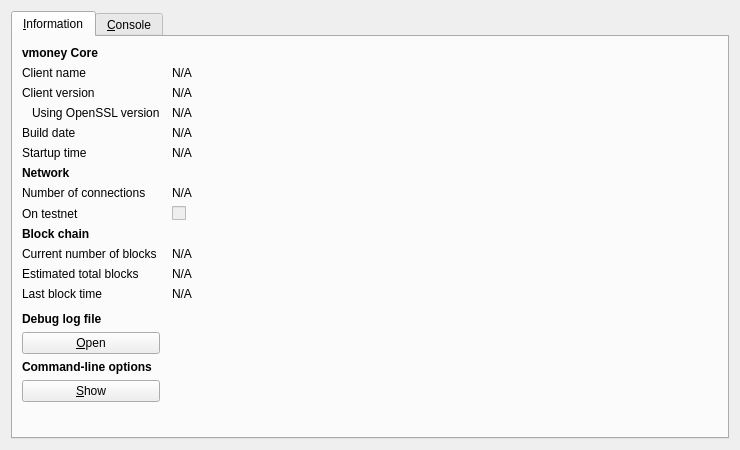
<?xml version="1.0" encoding="UTF-8"?>
<ui version="4.0">
 <class>RPCConsole</class>
 <widget class="QDialog" name="RPCConsole">
  <property name="geometry">
   <rect>
    <x>0</x>
    <y>0</y>
    <width>740</width>
    <height>450</height>
   </rect>
  </property>
  <property name="windowTitle">
   <string>vmoney - Debug window</string>
  </property>
  <layout class="QVBoxLayout" name="verticalLayout_2">
   <item>
    <widget class="QTabWidget" name="tabWidget">
     <property name="currentIndex">
      <number>0</number>
     </property>
     <widget class="QWidget" name="tab_info">
      <attribute name="title">
       <string>&amp;Information</string>
      </attribute>
      <layout class="QGridLayout" name="gridLayout" columnstretch="0,1">
       <property name="horizontalSpacing">
        <number>12</number>
       </property>
       <item row="0" column="0">
        <widget class="QLabel" name="label_9">
         <property name="font">
          <font>
           <weight>75</weight>
           <bold>true</bold>
          </font>
         </property>
         <property name="text">
          <string>vmoney Core</string>
         </property>
        </widget>
       </item>
       <item row="1" column="0">
        <widget class="QLabel" name="label_5">
         <property name="text">
          <string>Client name</string>
         </property>
        </widget>
       </item>
       <item row="1" column="1">
        <widget class="QLabel" name="clientName">
         <property name="cursor">
          <cursorShape>IBeamCursor</cursorShape>
         </property>
         <property name="text">
          <string>N/A</string>
         </property>
         <property name="textFormat">
          <enum>Qt::PlainText</enum>
         </property>
         <property name="textInteractionFlags">
          <set>Qt::LinksAccessibleByMouse|Qt::TextSelectableByKeyboard|Qt::TextSelectableByMouse</set>
         </property>
        </widget>
       </item>
       <item row="2" column="0">
        <widget class="QLabel" name="label_6">
         <property name="text">
          <string>Client version</string>
         </property>
        </widget>
       </item>
       <item row="2" column="1">
        <widget class="QLabel" name="clientVersion">
         <property name="cursor">
          <cursorShape>IBeamCursor</cursorShape>
         </property>
         <property name="text">
          <string>N/A</string>
         </property>
         <property name="textFormat">
          <enum>Qt::PlainText</enum>
         </property>
         <property name="textInteractionFlags">
          <set>Qt::LinksAccessibleByMouse|Qt::TextSelectableByKeyboard|Qt::TextSelectableByMouse</set>
         </property>
        </widget>
       </item>
       <item row="3" column="0">
        <widget class="QLabel" name="label_14">
         <property name="text">
          <string>Using OpenSSL version</string>
         </property>
         <property name="indent">
          <number>10</number>
         </property>
        </widget>
       </item>
       <item row="3" column="1">
        <widget class="QLabel" name="openSSLVersion">
         <property name="cursor">
          <cursorShape>IBeamCursor</cursorShape>
         </property>
         <property name="text">
          <string>N/A</string>
         </property>
         <property name="textFormat">
          <enum>Qt::PlainText</enum>
         </property>
         <property name="textInteractionFlags">
          <set>Qt::LinksAccessibleByMouse|Qt::TextSelectableByKeyboard|Qt::TextSelectableByMouse</set>
         </property>
        </widget>
       </item>
       <item row="4" column="0">
        <widget class="QLabel" name="label_12">
         <property name="text">
          <string>Build date</string>
         </property>
        </widget>
       </item>
       <item row="4" column="1">
        <widget class="QLabel" name="buildDate">
         <property name="cursor">
          <cursorShape>IBeamCursor</cursorShape>
         </property>
         <property name="text">
          <string>N/A</string>
         </property>
         <property name="textFormat">
          <enum>Qt::PlainText</enum>
         </property>
         <property name="textInteractionFlags">
          <set>Qt::LinksAccessibleByMouse|Qt::TextSelectableByKeyboard|Qt::TextSelectableByMouse</set>
         </property>
        </widget>
       </item>
       <item row="5" column="0">
        <widget class="QLabel" name="label_13">
         <property name="text">
          <string>Startup time</string>
         </property>
        </widget>
       </item>
       <item row="5" column="1">
        <widget class="QLabel" name="startupTime">
         <property name="cursor">
          <cursorShape>IBeamCursor</cursorShape>
         </property>
         <property name="text">
          <string>N/A</string>
         </property>
         <property name="textFormat">
          <enum>Qt::PlainText</enum>
         </property>
         <property name="textInteractionFlags">
          <set>Qt::LinksAccessibleByMouse|Qt::TextSelectableByKeyboard|Qt::TextSelectableByMouse</set>
         </property>
        </widget>
       </item>
       <item row="6" column="0">
        <widget class="QLabel" name="label_11">
         <property name="font">
          <font>
           <weight>75</weight>
           <bold>true</bold>
          </font>
         </property>
         <property name="text">
          <string>Network</string>
         </property>
        </widget>
       </item>
       <item row="7" column="0">
        <widget class="QLabel" name="label_7">
         <property name="text">
          <string>Number of connections</string>
         </property>
        </widget>
       </item>
       <item row="7" column="1">
        <widget class="QLabel" name="numberOfConnections">
         <property name="cursor">
          <cursorShape>IBeamCursor</cursorShape>
         </property>
         <property name="text">
          <string>N/A</string>
         </property>
         <property name="textFormat">
          <enum>Qt::PlainText</enum>
         </property>
         <property name="textInteractionFlags">
          <set>Qt::LinksAccessibleByMouse|Qt::TextSelectableByKeyboard|Qt::TextSelectableByMouse</set>
         </property>
        </widget>
       </item>
       <item row="8" column="0">
        <widget class="QLabel" name="label_8">
         <property name="text">
          <string>On testnet</string>
         </property>
        </widget>
       </item>
       <item row="8" column="1">
        <widget class="QCheckBox" name="isTestNet">
         <property name="enabled">
          <bool>false</bool>
         </property>
         <property name="text">
          <string/>
         </property>
        </widget>
       </item>
       <item row="9" column="0">
        <widget class="QLabel" name="label_10">
         <property name="font">
          <font>
           <weight>75</weight>
           <bold>true</bold>
          </font>
         </property>
         <property name="text">
          <string>Block chain</string>
         </property>
        </widget>
       </item>
       <item row="10" column="0">
        <widget class="QLabel" name="label_3">
         <property name="text">
          <string>Current number of blocks</string>
         </property>
        </widget>
       </item>
       <item row="10" column="1">
        <widget class="QLabel" name="numberOfBlocks">
         <property name="cursor">
          <cursorShape>IBeamCursor</cursorShape>
         </property>
         <property name="text">
          <string>N/A</string>
         </property>
         <property name="textFormat">
          <enum>Qt::PlainText</enum>
         </property>
         <property name="textInteractionFlags">
          <set>Qt::LinksAccessibleByMouse|Qt::TextSelectableByKeyboard|Qt::TextSelectableByMouse</set>
         </property>
        </widget>
       </item>
       <item row="11" column="0">
        <widget class="QLabel" name="label_4">
         <property name="text">
          <string>Estimated total blocks</string>
         </property>
        </widget>
       </item>
       <item row="11" column="1">
        <widget class="QLabel" name="totalBlocks">
         <property name="cursor">
          <cursorShape>IBeamCursor</cursorShape>
         </property>
         <property name="text">
          <string>N/A</string>
         </property>
         <property name="textFormat">
          <enum>Qt::PlainText</enum>
         </property>
         <property name="textInteractionFlags">
          <set>Qt::LinksAccessibleByMouse|Qt::TextSelectableByKeyboard|Qt::TextSelectableByMouse</set>
         </property>
        </widget>
       </item>
       <item row="12" column="0">
        <widget class="QLabel" name="label_2">
         <property name="text">
          <string>Last block time</string>
         </property>
        </widget>
       </item>
       <item row="12" column="1">
        <widget class="QLabel" name="lastBlockTime">
         <property name="cursor">
          <cursorShape>IBeamCursor</cursorShape>
         </property>
         <property name="text">
          <string>N/A</string>
         </property>
         <property name="textFormat">
          <enum>Qt::PlainText</enum>
         </property>
         <property name="textInteractionFlags">
          <set>Qt::LinksAccessibleByMouse|Qt::TextSelectableByKeyboard|Qt::TextSelectableByMouse</set>
         </property>
        </widget>
       </item>
       <item row="13" column="0">
        <spacer name="verticalSpacer_2">
         <property name="orientation">
          <enum>Qt::Vertical</enum>
         </property>
         <property name="sizeHint" stdset="0">
          <size>
           <width>20</width>
           <height>20</height>
          </size>
         </property>
        </spacer>
       </item>
       <item row="14" column="0">
        <widget class="QLabel" name="labelDebugLogfile">
         <property name="font">
          <font>
           <weight>75</weight>
           <bold>true</bold>
          </font>
         </property>
         <property name="text">
          <string>Debug log file</string>
         </property>
        </widget>
       </item>
       <item row="15" column="0">
        <widget class="QPushButton" name="openDebugLogfileButton">
         <property name="toolTip">
          <string>Open the vmoney debug log file from the current data directory. This can take a few seconds for large log files.</string>
         </property>
         <property name="text">
          <string>&amp;Open</string>
         </property>
         <property name="autoDefault">
          <bool>false</bool>
         </property>
        </widget>
       </item>
       <item row="16" column="0">
        <widget class="QLabel" name="labelCLOptions">
         <property name="font">
          <font>
           <weight>75</weight>
           <bold>true</bold>
          </font>
         </property>
         <property name="text">
          <string>Command-line options</string>
         </property>
        </widget>
       </item>
       <item row="17" column="0">
        <widget class="QPushButton" name="showCLOptionsButton">
         <property name="toolTip">
          <string>Show the vmoney-Qt help message to get a list with possible vmoney command-line options.</string>
         </property>
         <property name="text">
          <string>&amp;Show</string>
         </property>
         <property name="autoDefault">
          <bool>false</bool>
         </property>
        </widget>
       </item>
       <item row="18" column="0">
        <spacer name="verticalSpacer">
         <property name="orientation">
          <enum>Qt::Vertical</enum>
         </property>
         <property name="sizeHint" stdset="0">
          <size>
           <width>20</width>
           <height>40</height>
          </size>
         </property>
        </spacer>
       </item>
      </layout>
     </widget>
     <widget class="QWidget" name="tab_console">
      <attribute name="title">
       <string>&amp;Console</string>
      </attribute>
      <layout class="QVBoxLayout" name="verticalLayout_3">
       <property name="spacing">
        <number>3</number>
       </property>
       <item>
        <widget class="QTextEdit" name="messagesWidget">
         <property name="minimumSize">
          <size>
           <width>0</width>
           <height>100</height>
          </size>
         </property>
         <property name="readOnly">
          <bool>true</bool>
         </property>
         <property name="tabKeyNavigation" stdset="0">
          <bool>false</bool>
         </property>
         <property name="columnCount" stdset="0">
          <number>2</number>
         </property>
        </widget>
       </item>
       <item>
        <layout class="QHBoxLayout" name="horizontalLayout">
         <property name="spacing">
          <number>3</number>
         </property>
         <item>
          <widget class="QLabel" name="label">
           <property name="text">
            <string notr="true">&gt;</string>
           </property>
          </widget>
         </item>
         <item>
          <widget class="QLineEdit" name="lineEdit"/>
         </item>
         <item>
          <widget class="QPushButton" name="clearButton">
           <property name="maximumSize">
            <size>
             <width>24</width>
             <height>24</height>
            </size>
           </property>
           <property name="toolTip">
            <string>Clear console</string>
           </property>
           <property name="text">
            <string/>
           </property>
           <property name="icon">
            <iconset resource="../bitcoin.qrc">
             <normaloff>:/icons/remove</normaloff>:/icons/remove</iconset>
           </property>
           <property name="shortcut">
            <string notr="true">Ctrl+L</string>
           </property>
           <property name="autoDefault">
            <bool>false</bool>
           </property>
          </widget>
         </item>
        </layout>
       </item>
      </layout>
     </widget>
    </widget>
   </item>
  </layout>
 </widget>
 <resources>
  <include location="../bitcoin.qrc"/>
 </resources>
 <connections/>
</ui>
